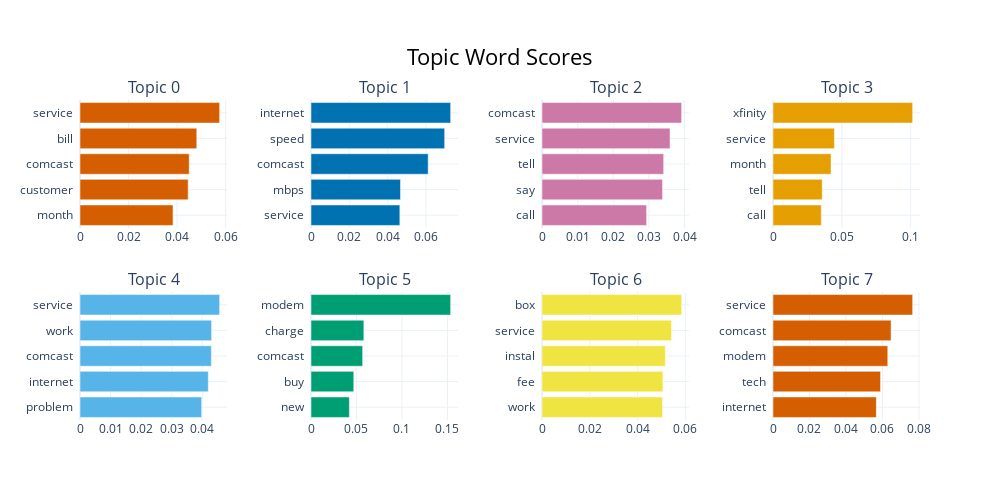

Notebook code for this chart:
### Code cell
bertopic_model.visualize_barchart()

### Figure 1 — Plotly figure (JSON) as saved in the notebook; plotly's stock layout.template omitted (floating-point values rounded to 4 significant figures)
{"data": [{"marker": {"color": "#D55E00"}, "orientation": "h", "type": "bar", "x": [0.03832, 0.04457, 0.04499, 0.04812, 0.05754], "xaxis": "x", "y": ["month  ", "customer  ", "comcast  ", "bill  ", "service  "], "yaxis": "y"}, {"marker": {"color": "#0072B2"}, "orientation": "h", "type": "bar", "x": [0.04636, 0.0467, 0.06113, 0.06975, 0.07287], "xaxis": "x2", "y": ["service  ", "mbps  ", "comcast  ", "speed  ", "internet  "], "yaxis": "y2"}, {"marker": {"color": "#CC79A7"}, "orientation": "h", "type": "bar", "x": [0.02937, 0.03383, 0.03415, 0.03594, 0.0392], "xaxis": "x3", "y": ["call  ", "say  ", "tell  ", "service  ", "comcast  "], "yaxis": "y3"}, {"marker": {"color": "#E69F00"}, "orientation": "h", "type": "bar", "x": [0.03506, 0.03575, 0.04215, 0.0446, 0.1014], "xaxis": "x4", "y": ["call  ", "tell  ", "month  ", "service  ", "xfinity  "], "yaxis": "y4"}, {"marker": {"color": "#56B4E9"}, "orientation": "h", "type": "bar", "x": [0.0398, 0.04197, 0.04299, 0.04306, 0.04569], "xaxis": "x5", "y": ["problem  ", "internet  ", "comcast  ", "work  ", "service  "], "yaxis": "y5"}, {"marker": {"color": "#009E73"}, "orientation": "h", "type": "bar", "x": [0.04219, 0.04703, 0.05678, 0.05811, 0.1535], "xaxis": "x6", "y": ["new  ", "buy  ", "comcast  ", "charge  ", "modem  "], "yaxis": "y6"}, {"marker": {"color": "#F0E442"}, "orientation": "h", "type": "bar", "x": [0.05046, 0.05062, 0.05164, 0.05423, 0.05846], "xaxis": "x7", "y": ["work  ", "fee  ", "instal  ", "service  ", "box  "], "yaxis": "y7"}, {"marker": {"color": "#D55E00"}, "orientation": "h", "type": "bar", "x": [0.05664, 0.05893, 0.0629, 0.06469, 0.07653], "xaxis": "x8", "y": ["internet  ", "tech  ", "modem  ", "comcast  ", "service  "], "yaxis": "y8"}], "layout": {"annotations": [{"font": {"size": 16}, "showarrow": false, "text": "Topic 0", "x": 0.0875, "xanchor": "center", "xref": "paper", "y": 1, "yanchor": "bottom", "yref": "paper"}, {"font": {"size": 16}, "showarrow": false, "text": "Topic 1", "x": 0.3625, "xanchor": "center", "xref": "paper", "y": 1, "yanchor": "bottom", "yref": "paper"}, {"font": {"size": 16}, "showarrow": false, "text": "Topic 2", "x": 0.6375, "xanchor": "center", "xref": "paper", "y": 1, "yanchor": "bottom", "yref": "paper"}, {"font": {"size": 16}, "showarrow": false, "text": "Topic 3", "x": 0.9125, "xanchor": "center", "xref": "paper", "y": 1, "yanchor": "bottom", "yref": "paper"}, {"font": {"size": 16}, "showarrow": false, "text": "Topic 4", "x": 0.0875, "xanchor": "center", "xref": "paper", "y": 0.4, "yanchor": "bottom", "yref": "paper"}, {"font": {"size": 16}, "showarrow": false, "text": "Topic 5", "x": 0.3625, "xanchor": "center", "xref": "paper", "y": 0.4, "yanchor": "bottom", "yref": "paper"}, {"font": {"size": 16}, "showarrow": false, "text": "Topic 6", "x": 0.6375, "xanchor": "center", "xref": "paper", "y": 0.4, "yanchor": "bottom", "yref": "paper"}, {"font": {"size": 16}, "showarrow": false, "text": "Topic 7", "x": 0.9125, "xanchor": "center", "xref": "paper", "y": 0.4, "yanchor": "bottom", "yref": "paper"}], "height": 500, "hoverlabel": {"bgcolor": "white", "font": {"family": "Rockwell", "size": 16}}, "showlegend": false, "title": {"font": {"color": "Black", "size": 22}, "text": "Topic Word Scores", "x": 0.5, "xanchor": "center", "yanchor": "top"}, "width": 1000, "xaxis": {"anchor": "y", "domain": [0, 0.175], "showgrid": true}, "xaxis2": {"anchor": "y2", "domain": [0.275, 0.45], "showgrid": true}, "xaxis3": {"anchor": "y3", "domain": [0.55, 0.725], "showgrid": true}, "xaxis4": {"anchor": "y4", "domain": [0.825, 1], "showgrid": true}, "xaxis5": {"anchor": "y5", "domain": [0, 0.175], "showgrid": true}, "xaxis6": {"anchor": "y6", "domain": [0.275, 0.45], "showgrid": true}, "xaxis7": {"anchor": "y7", "domain": [0.55, 0.725], "showgrid": true}, "xaxis8": {"anchor": "y8", "domain": [0.825, 1], "showgrid": true}, "yaxis": {"anchor": "x", "domain": [0.6, 1], "showgrid": true}, "yaxis2": {"anchor": "x2", "domain": [0.6, 1], "showgrid": true}, "yaxis3": {"anchor": "x3", "domain": [0.6, 1], "showgrid": true}, "yaxis4": {"anchor": "x4", "domain": [0.6, 1], "showgrid": true}, "yaxis5": {"anchor": "x5", "domain": [0, 0.4], "showgrid": true}, "yaxis6": {"anchor": "x6", "domain": [0, 0.4], "showgrid": true}, "yaxis7": {"anchor": "x7", "domain": [0, 0.4], "showgrid": true}, "yaxis8": {"anchor": "x8", "domain": [0, 0.4], "showgrid": true}}}
